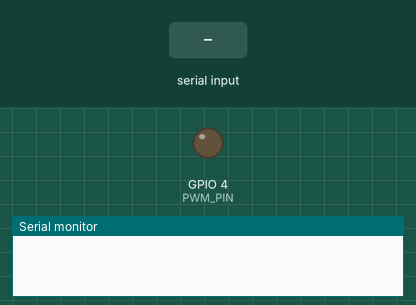
A sketch run on a simulated ESP32. Shown: output pins drawn as LEDs (lit = HIGH), the last lines printed to the serial monitor. Inputs (shaded band) come from the test bench.

Above: at 1.2 s.
1.3 s: "1\n" received over Serial
At 1.51 s:
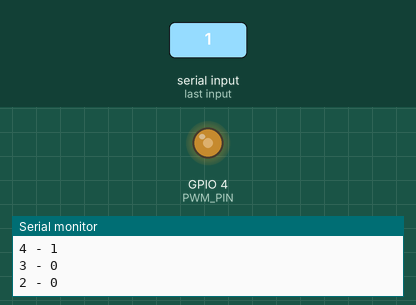
Timing chart, 0 to 4.3 s (numbered marks = the images above; inputs shaded):
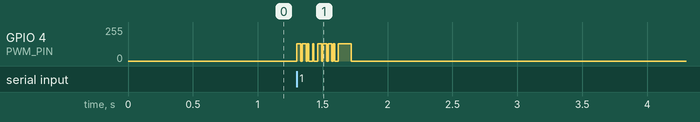

Measured:
- after the input at 1.3 s, GPIO 4 (PWM_PIN): goes 8 × (128/255 0.03 s, 0/255 0.01 s), 128/255 0.10 s, then 0/255, starting at once

The sketch:

2.ino
```cpp
#define PWM_PIN 4
#define RESOLUTION 256
#define FREQUENCY 38000

uint32_t sampleIndex = 0;
#include "driver/adc.h"
String send_str = "";


void setup() {
  Serial.begin(460800);
  pinMode(PWM_PIN, OUTPUT);  // Enable PWM on pin 9

  analogWriteResolution(PWM_PIN, RESOLUTION);
  analogWriteFrequency(PWM_PIN, FREQUENCY);

  adc1_config_width(ADC_WIDTH_BIT_9);                          // 12-bit resolution
  adc1_config_channel_atten(ADC1_CHANNEL_6, ADC_ATTEN_DB_11);  // ~0–3.3V
}


int read_values[10] = { 0 };
uint8_t read_values_pointer = 0;
int maxM = 0;
void loop() {
  analogWriteFrequency(PWM_PIN, FREQUENCY);

  uint8_t str_len = send_str.length();
  if (str_len != 0) {
    for (uint8_t i = 0; i < str_len; i++) {
      uint8_t send_char = send_str.charAt(i);
      Serial.println(send_char);
      for (int8_t j = 7; j >= 0; j--) {
        uint8_t send_bit = bitRead(send_char, j);
        Serial.print(j);
        Serial.print(" - ");
        Serial.println(send_bit);
        uint16_t wait_milis = 0;
        if (send_bit) {
          wait_milis = 10;

        } else {
          wait_milis = 30;
        }
        analogWrite(PWM_PIN, RESOLUTION / 2);
        delay(wait_milis);
        analogWrite(PWM_PIN, 0);
        delay(40 - wait_milis);
      }
    }
    analogWrite(PWM_PIN, RESOLUTION / 2);
    delay(100);
    analogWrite(PWM_PIN, 0);
    send_str = "";
  }
  if (Serial.available()) {
    send_str = Serial.readStringUntil('\n');
  }
}
```
